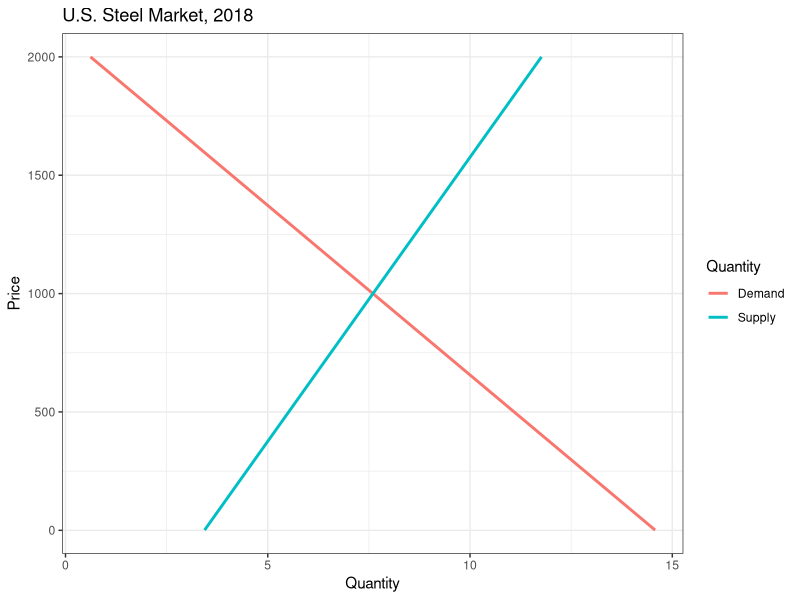

Generate this figure with R:
## ---- chunk 1
knitr::opts_chunk$set(echo = TRUE)
library(here)
library(ggplot2)
library(tidyr)
## ---- chunk 2
prices <- 1:2000
d <- data.frame(
  Price = prices,
  Demand = -0.006982157 * prices + 14.58216,
  Supply = .004166 * prices + 3.434
)
ggplot(data = gather(d, key = Quantity, value = Value, -Price)) + 
  geom_line(aes(x = Value, y = Price, color = Quantity), size = 1) +
  xlab("Quantity") + ggtitle("U.S. Steel Market, 2018") + theme_bw()
